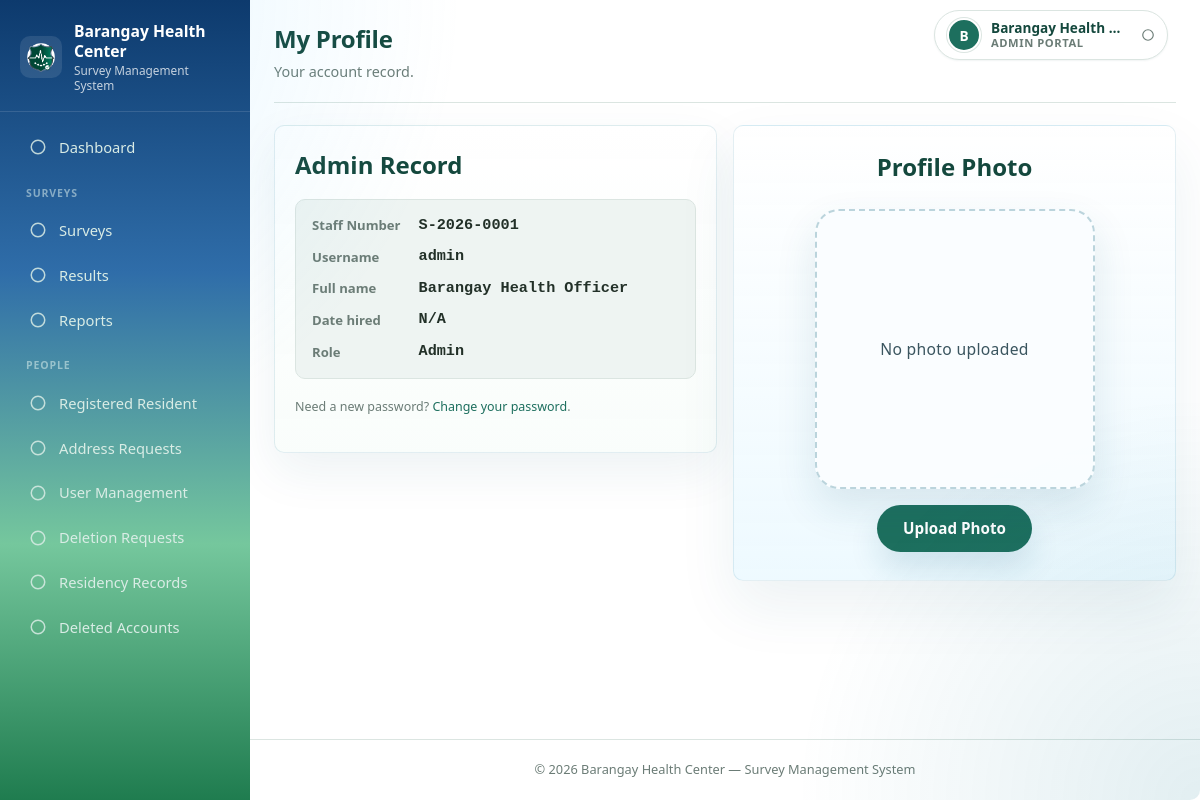
The page /staff/complete_profile.php (signed in) on the database its author committed.
### tables this page shows
CREATE TABLE `staff` (
  `staff_id` int(11) NOT NULL AUTO_INCREMENT,
  `staff_number` varchar(20) DEFAULT NULL,
  `username` varchar(50) NOT NULL,
  `full_name` varchar(100) NOT NULL,
  `courtesy_title` varchar(20) DEFAULT NULL,
  `first_name` varchar(50) DEFAULT NULL,
  `middle_name` varchar(50) DEFAULT NULL,
  `last_name` varchar(50) DEFAULT NULL,
  `name_extension` varchar(20) DEFAULT NULL,
  `password` varchar(255) NOT NULL,
  `role` varchar(30) NOT NULL DEFAULT 'staff',
  `created_at` timestamp NOT NULL DEFAULT current_timestamp(),
  `is_active` tinyint(1) NOT NULL DEFAULT 1,
  `position` varchar(100) DEFAULT NULL,
  `date_hired` date DEFAULT NULL,
  `contact_number` varchar(20) DEFAULT NULL,
  `email` varchar(100) DEFAULT NULL,
  `birthdate` date DEFAULT NULL,
  `license_number` varchar(50) DEFAULT NULL,
  `gender` varchar(20) DEFAULT NULL,
  `address` varchar(255) DEFAULT NULL,
  `emergency_contact` varchar(150) DEFAULT NULL,
  `emergency_contact_name` varchar(100) DEFAULT NULL,
  `emergency_contact_number` varchar(20) DEFAULT NULL,
  `photo_path` varchar(255) DEFAULT NULL,
  `household_number` varchar(50) DEFAULT NULL,
  `purok` varchar(100) DEFAULT NULL,
  `street_highway` varchar(150) DEFAULT NULL,
  `barangay` varchar(100) DEFAULT NULL,
  `municipality` varchar(100) DEFAULT NULL,
  `postal_code` varchar(10) DEFAULT NULL,
  `province` varchar(100) DEFAULT NULL,
  `is_first_login` tinyint(1) NOT NULL DEFAULT 0,
  `profile_completed` tinyint(1) NOT NULL DEFAULT 1,
  `created_by` int(11) DEFAULT NULL,
  `deleted_at` datetime DEFAULT NULL,
  `deleted_by` int(11) DEFAULT NULL,
  `deleted_by_name` varchar(100) DEFAULT NULL,
  `delete_reason` varchar(255) DEFAULT NULL,
  PRIMARY KEY (`staff_id`),
  UNIQUE KEY `username` (`username`)
);

### config/functions.php (called while the page is built, shortened)
<?php
function h($value) {
    return htmlspecialchars($value ?? '', ENT_QUOTES, 'UTF-8');
}
function with_courtesy_title($title, $name) {
    $title = trim((string)$title);
    return $title !== '' ? $title . ' ' . $name : $name;
}
function account_initial($first_name, $display_name = '', $courtesy_title = '', $fallback = '?') {
    $first = trim((string)$first_name);
    if ($first === '') {
        $name = trim((string)$display_name);
        $title = trim((string)$courtesy_title);
        $titles = '/^(mr|mrs|ms|mx|dr|engr|ar|atty|hon|prof|rev|sr|jr|fr|sis|bro)$/i';
        foreach (preg_split('/\s+/', $name) as $word) {
            $word = trim($word, ".,-");
            $first = $word;
            break;
        }
    }
    $first = preg_replace('/[^\p{L}\p{N}]/u', '', $first);
    return function_exists('mb_substr')
        ? mb_strtoupper(mb_substr($first, 0, 1, 'UTF-8'), 'UTF-8')
        : strtoupper(substr($first, 0, 1));
}
function account_photo_exists($photo_path, $root_dir) {
    $photo_path = trim((string)$photo_path);
    if ($photo_path === '') {
        return false;
    }
    return is_file(rtrim($root_dir, '/') . '/' . ltrim($photo_path, '/'));
}
function staff_is_admin() {
    return strtolower(trim($_SESSION['staff_role'] ?? '')) === 'admin';
}

### staff/complete_profile.php (the view, shortened to what this page needs)
<?php
require_once '../config/functions.php';
$asset_path = '../';
$staff_id = (int)$_SESSION['staff_id'];
$is_admin = staff_is_admin();
$stmt = $conn->prepare("SELECT staff_number, username, full_name, courtesy_title, date_hired, role,
                               contact_number, email, birthdate, gender, license_number, address, emergency_contact,
                               emergency_contact_name, emergency_contact_number,
                               photo_path, household_number, purok, street_highway,
                               barangay, municipality, postal_code, province,
                               is_first_login, profile_completed
                        FROM staff WHERE staff_id = ?");
$stmt->bind_param('i', $staff_id);
$stmt->execute();
$account = $stmt->get_result()->fetch_assoc();
$onboarding = !$is_admin && (int)($account['profile_completed'] ?? 1) === 0;
$saved = get_flash('profile_saved');
$hide_navbar = $onboarding && !$saved;
require_once '../includes/header_staff.php';
?>
<div class="page-head">
    <div class="page-head-text">
        <h1><?= $onboarding ? 'Complete Your Profile' : 'My Profile' ?></h1>
        <p><?= $onboarding
            ? 'Step 2 of 2. Tell the health center how to reach you.'
            : ($is_admin ? 'Your account record.' : 'Keep your contact details up to date.') ?></p>
    </div>
</div>
<div class="grid-2">
    <div class="card">
        <div class="card-head">
            <h2 class="card-head-title"><?= $is_admin ? 'Admin Record' : 'Staff Record' ?></h2>
        </div>
        <dl class="credential-slip">
            <dt>Staff Number</dt><dd><?= h($account['staff_number'] ?? 'N/A') ?></dd>
            <dt>Username</dt><dd><?= h($account['username']) ?></dd>
            <dt>Full name</dt><dd><?= h(with_courtesy_title($account['courtesy_title'] ?? '', $account['full_name'])) ?></dd>
            <dt>Date hired</dt><dd><?= $account['date_hired'] ? h($account['date_hired']) : 'N/A' ?></dd>
            <dt>Role</dt><dd><?= h(ucfirst($account['role'])) ?></dd>
        </dl>
        <p class="field-hint">Need a new password? <a href="change_password.php">Change your password</a>.</p>
    </div>
    <div class="card photo-card">
        <div class="card-head">
            <h2 class="card-head-title">Profile Photo</h2>
        </div>
        <?php if (!empty($account['photo_path'])): ?>
            <img class="profile-photo-preview" src="<?= h('../' . $account['photo_path']) ?>?v=<?= time() ?>" alt="Profile photo">
        <?php else: ?>
            <div class="photo-placeholder">No photo uploaded</div>
        <?php endif; ?>
        <div class="photo-card-actions">
            <label for="profile_photo" class="btn" id="select-profile-photo-btn">Upload Photo</label>
        </div>
    </div>
</div>
<?php require_once '../includes/footer.php'; ?>

### includes/header_staff.php (shortened to what this page needs)
<?php
require_once __DIR__ . '/icons.php';
$current_page = basename($_SERVER['PHP_SELF']);
function nav_active($file, $current) { return $file === $current ? ' active' : ''; }
$asset_base = isset($asset_path) && $asset_path !== '' ? rtrim($asset_path, '/') : '..';
$css_path = $asset_base . '/assets/css/style.css';
$logo_path = $asset_base . '/assets/css/Logo.png';
$role = strtolower(trim($_SESSION['staff_role'] ?? $_SESSION['role'] ?? ''));
$is_admin = ($role === 'admin');
$portal_label = $is_admin ? 'Admin Portal' : 'Staff Portal';
$staff_name = $_SESSION['staff_name'] ?? '';
$logged_in = isset($_SESSION['staff_id']);
$header_photo = '';
$header_first_name = '';
$header_courtesy = '';
$header_plain_name = '';
if ($logged_in && isset($GLOBALS['conn']) && $GLOBALS['conn'] instanceof mysqli) {
    $header_stmt = $GLOBALS['conn']->prepare("SELECT photo_path, courtesy_title, full_name, first_name, deleted_at FROM staff WHERE staff_id = ?");
    if ($header_stmt) {
        $header_stmt->bind_param('i', $_SESSION['staff_id']);
        $header_stmt->execute();
        if ($header_row = $header_stmt->get_result()->fetch_assoc()) {
            $header_photo = (string)($header_row['photo_path'] ?? '');
            $header_first_name = (string)($header_row['first_name'] ?? '');
            $header_courtesy = (string)($header_row['courtesy_title'] ?? '');
            if (trim((string)($header_row['full_name'] ?? '')) !== '') {
                $staff_name = $header_row['full_name'];
            }
            $header_plain_name = $staff_name;
            if (function_exists('with_courtesy_title')) {
                $staff_name = with_courtesy_title($header_courtesy, $staff_name);
            }
        }
    }
}
$header_has_photo = function_exists('account_photo_exists')
    ? account_photo_exists($header_photo, __DIR__ . '/..')
    : ($header_photo !== '');
$header_initial = function_exists('account_initial')
    ? account_initial($header_first_name, $header_plain_name !== '' ? $header_plain_name : $staff_name, $header_courtesy, 'S')
    : 'S';
$hide_navbar = $hide_navbar ?? false;
$show_sidebar = $logged_in && !$hide_navbar;
?>
<!DOCTYPE html>
<html lang="en">
<head>
<link rel="stylesheet" href="<?= $css_path ?>?v=30">
</head>
<body class="<?= $show_sidebar ? 'portal-layout' : '' ?>">
<?php if ($show_sidebar): ?>
<aside class="sidebar no-print" id="app-sidebar">
    <div class="sidebar-header">
        <div class="sidebar-logo">
            <img class="sidebar-logo-img" src="<?= $logo_path ?>?v=2" alt="Barangay Health Center Logo">
            <span class="sidebar-logo-text">
                Barangay Health Center
                <small>Survey Management System</small>
            </span>
        </div>
    </div>
    <nav>
        <a class="nav-item<?= nav_active('dashboard.php', $current_page) ?>" href="dashboard.php"><?= nav_icon('dashboard') ?><span>Dashboard</span></a>
        <span class="sidebar-section-label">Surveys</span>
        <a class="nav-item<?= nav_active('survey_management.php', $current_page) ?>" href="survey_management.php"><?= nav_icon('surveys') ?><span>Surveys</span></a>
        <a class="nav-item<?= nav_active('results_dashboard.php', $current_page) ?>" href="results_dashboard.php"><?= nav_icon('results') ?><span>Results</span></a>
        <a class="nav-item<?= nav_active('reports.php', $current_page) ?>" href="reports.php"><?= nav_icon('reports') ?><span>Reports</span></a>
        <span class="sidebar-section-label">People</span>
        <a class="nav-item<?= nav_active('resident_management.php', $current_page) ?>" href="resident_management.php"><?= nav_icon('residents') ?><span>Registered Resident</span></a>
        <a class="nav-item<?= nav_active('address_requests.php', $current_page) ?>" href="address_requests.php"><?= nav_icon('residents') ?><span>Address Requests</span></a>
        <a class="nav-item<?= nav_active('user_management.php', $current_page) ?>" href="user_management.php"><?= nav_icon('staff') ?><span>User Management</span></a>
        <a class="nav-item<?= nav_active('deletion_requests.php', $current_page) ?>" href="deletion_requests.php"><?= nav_icon('trash') ?><span>Deletion Requests</span></a>
        <?php if ($is_admin): ?>
        <a class="nav-item<?= nav_active('residency_records.php', $current_page) ?>" href="residency_records.php"><?= nav_icon('clock') ?><span>Residency Records</span></a>
        <a class="nav-item<?= nav_active('deleted_accounts.php', $current_page) ?>" href="deleted_accounts.php"><?= nav_icon('switch') ?><span>Deleted Accounts</span></a>
        <?php endif; ?>
    </nav>
</aside>
<?php endif; ?>
<div class="app-main">
<?php if ($logged_in): ?>
<div class="app-topbar no-print">
    <div class="account-tab">
        <button type="button" class="account-chip" id="account-chip" title="<?= h($staff_name) ?>" aria-expanded="false" aria-haspopup="true" aria-controls="account-menu">
            <?php if ($header_has_photo): ?>
                <img class="account-avatar" src="<?= h($asset_base . '/' . $header_photo) ?>?v=<?= time() ?>" alt=""
                     onerror="this.style.display='none';var f=document.getElementById('account-avatar-fallback');if(f){f.style.display='grid';}">
                <span class="account-avatar" id="account-avatar-fallback" style="display:none;"><?= h($header_initial) ?></span>
            <?php else: ?>
                <span class="account-avatar"><?= h($header_initial) ?></span>
            <?php endif; ?>
            <span class="account-meta">
                <span class="account-name"><?= h($staff_name) ?></span>
                <span class="account-type"><?= h($portal_label) ?></span>
            </span>
            <?= str_replace('width="18" height="18"', 'class="account-caret" width="14" height="14"', nav_icon('chevron')) ?>
        </button>
    </div>
</div>
<?php endif; ?>
<div class="container">

### rows shown on the page
staff: header_initial "B", full_name "Barangay Health…", staff_number "S-2026-0001", username "admin", full_name "Barangay Health Officer", role "Admin"

### other values the page prints
$portal_label "ADMIN PORTAL"
